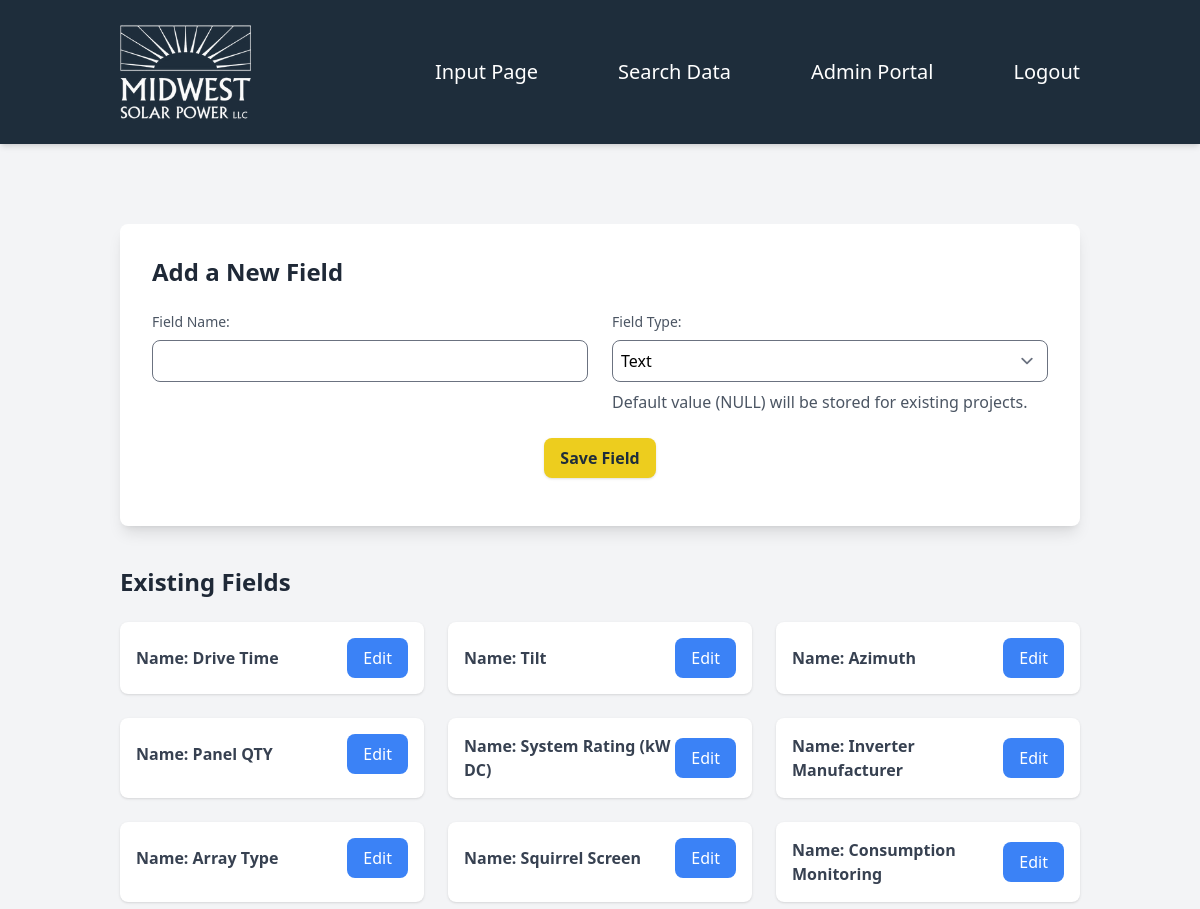
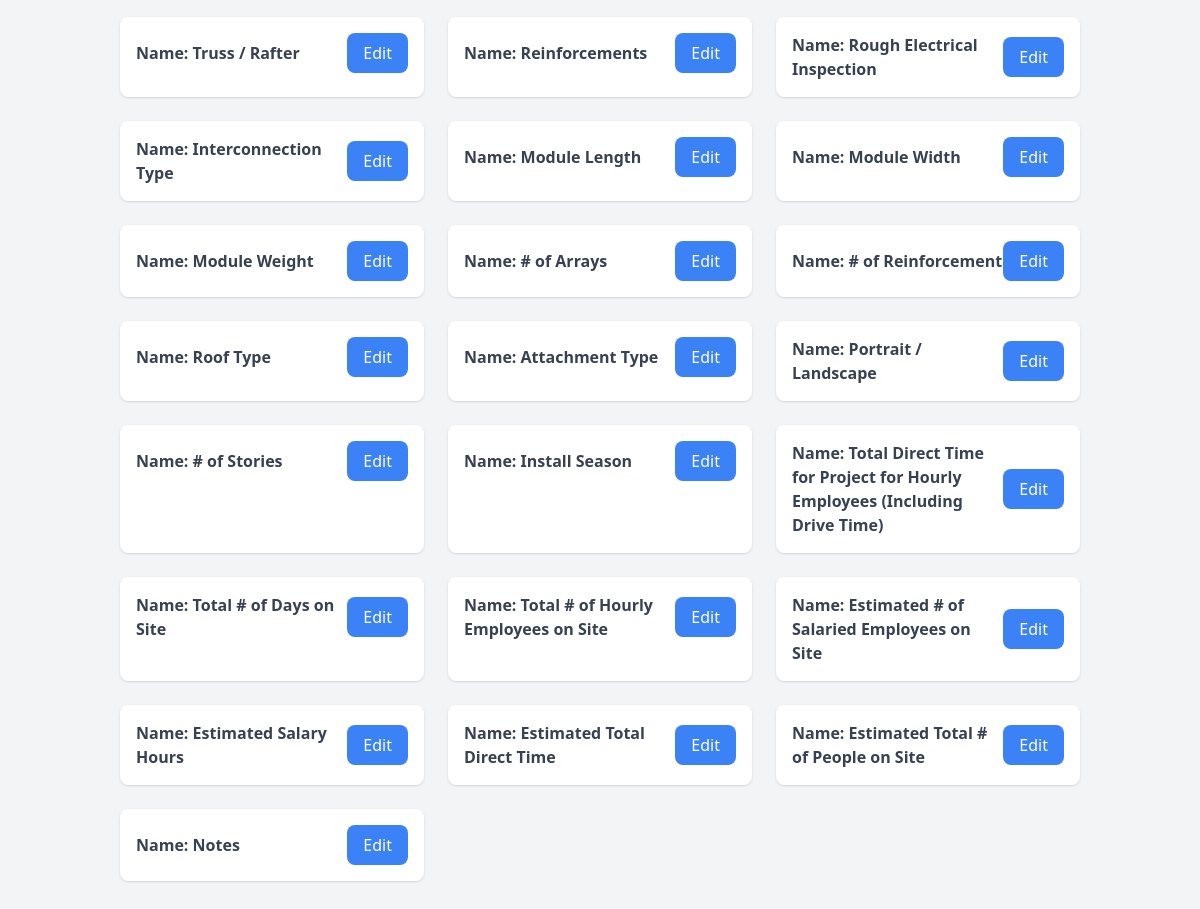
Page /save-input-field/ (signed in) on the committed database (2 pictures, top to bottom).
### app/models.py (models this page shows, shortened)
class DataField(models.Model):
    FIELD_TYPE_CHOICES = [
        ("degrees", "Degrees"),
        ("char", "Text"),
        ("int", "Integer"),
        ("float", "Float"),
        ("bool", "Boolean"),
        ("choice", "Choice"),
        ("datetime", "DateTime"),
    ]
    name = models.CharField(max_length=255)
    verbose_name = models.CharField(max_length=255)
    field_type = models.CharField(max_length=20, choices=FIELD_TYPE_CHOICES)
    choices = models.JSONField(blank=True, null=True)
    default_value = models.JSONField(blank=True, null=True)
    archived = models.BooleanField(default=False)
    created_at = models.DateTimeField(auto_now_add=True)
    updated_at = models.DateTimeField(auto_now=True)

### app/views.py (the view, shortened to what this page needs)
# urls.py: path("save-input-field/", views.save_input_field, name="save_input_field"),
@login_required(login_url="/login/")
def save_input_field(request):
    if not validate_superuser:
        return redirect("logout")
    if request.method == 'POST':
        field_name = request.POST.get('new_field_name', '')
        field_type = request.POST.get('new_field_type', '')
        field_choices = request.POST.get('new_field_choices', '')
        field_id = request.POST.get('field_id', '')
        delete_field = request.POST.get('delete_field', False)
        if field_id:
            try:
                field = DataField.objects.get(id=field_id)
            except:
                messages.error(request, "Could not find the field by id")
                return redirect('save_input_field')
            if not field:
                messages.error(request, "Could not find the field by id")
                return redirect('save_input_field')
            if delete_field:
                field.delete()
                messages.success(request, "Deleted the field")
                return redirect('save_input_field')
            else:
                field.verbose_name = field_name
                field.field_type = field_type
                field.choices =[x.strip() for x in field_choices.split(',')] if field_type == 'choice' else ['']
                field.save() # save the updated field
                messages.success(request, "Updated the field")
                return redirect('save_input_field')
        else:
            if not field_name or not field_type:
                messages.error(request, "Field name and field type are required.")
                return redirect('save_input_field')
            if field_type == 'choice' and not field_choices:
                messages.error(request, "Choices are required for 'Choice' fields.")
                return redirect('save_input_field')
            new_field = DataField.objects.create(
                verbose_name=field_name,
                field_type=field_type,
                choices=[x.strip() for x in field_choices.split(',')] if field_type == 'choice' else [''],
            )
            for data_instance in Data.objects.all():
                try:
                    data_instance.field_values.create(field=new_field, value=None)  # Assuming field_values is a related manager
                    data_instance.save()
                except ValidationError as e:
                    messages.error(request, f"Error saving field values: {e}")
                    return redirect('save_input_field')
            messages.success(request, "Field saved and linked to all data instances successfully!")
        return redirect('save_input_field')
    elif request.method == 'GET':
        field_id = request.GET.get("field_id", "")
        data_fields = DataField.objects.all()
        if not field_id:
            return render(request, 'custom_admin/save_input_field.html', {"data_fields": data_fields})

### app/templates/custom_admin/save_input_field.html (shortened to what this page needs)
{% extends "base.html" %}
{% block content %}
{% include 'custom_admin/input_field.html' %}
{% if data_fields %}
<div class="mt-10">
    <h2 class="text-2xl font-bold text-gray-800 mb-6">Existing Fields</h2>
    <div class="grid grid-cols-1 sm:grid-cols-2 lg:grid-cols-3 gap-6">
        {% for field in data_fields %}
            <div class="bg-white p-4 rounded-lg shadow">
                <div class="flex justify-between items-center">
                    <span class="text-gray-700 font-semibold"><b>Name:</b> {{ field.verbose_name }}</span>
                    <a href="{% url 'save_input_field' %}?field_id={{ field.id }}" class="bg-blue-500 text-white px-4 py-2 rounded-lg hover:bg-blue-600 transition">
                        Edit
                    </a>
                </div>
            </div>
        {% endfor %}
    </div>
</div>
{% endif %}
{% endblock %}

### rows in the picture
DataField: verbose_name "Drive Time"
DataField: verbose_name "Tilt"
DataField: verbose_name "Azimuth"
DataField: verbose_name "Panel QTY"
DataField: verbose_name "System Rating (kW DC)"
DataField: verbose_name "Inverter Manufacturer"
DataField: verbose_name "Array Type"
DataField: verbose_name "Squirrel Screen"
DataField: verbose_name "Consumption Monitoring"
DataField: verbose_name "Truss / Rafter"
DataField: verbose_name "Reinforcements"
DataField: verbose_name "Rough Electrical Inspection"
DataField: verbose_name "Interconnection Type"
DataField: verbose_name "Module Length"
DataField: verbose_name "Module Width"
DataField: verbose_name "Module Weight"
DataField: verbose_name "# of Arrays"
DataField: verbose_name "# of Reinforcement"
DataField: verbose_name "Roof Type"
DataField: verbose_name "Attachment Type"
DataField: verbose_name "Portrait / Landscape"
DataField: verbose_name "# of Stories"
DataField: verbose_name "Install Season"
DataField: verbose_name "Total Direct Time for Project for Hourly Employees (Including Drive Time)"
DataField: verbose_name "Total # of Days on Site"
DataField: verbose_name "Total # of Hourly Employees on Site"
DataField: verbose_name "Estimated # of Salaried Employees on Site"
DataField: verbose_name "Estimated Salary Hours"
DataField: verbose_name "Estimated Total Direct Time"
DataField: verbose_name "Estimated Total # of People on Site"
DataField: verbose_name "Notes"
